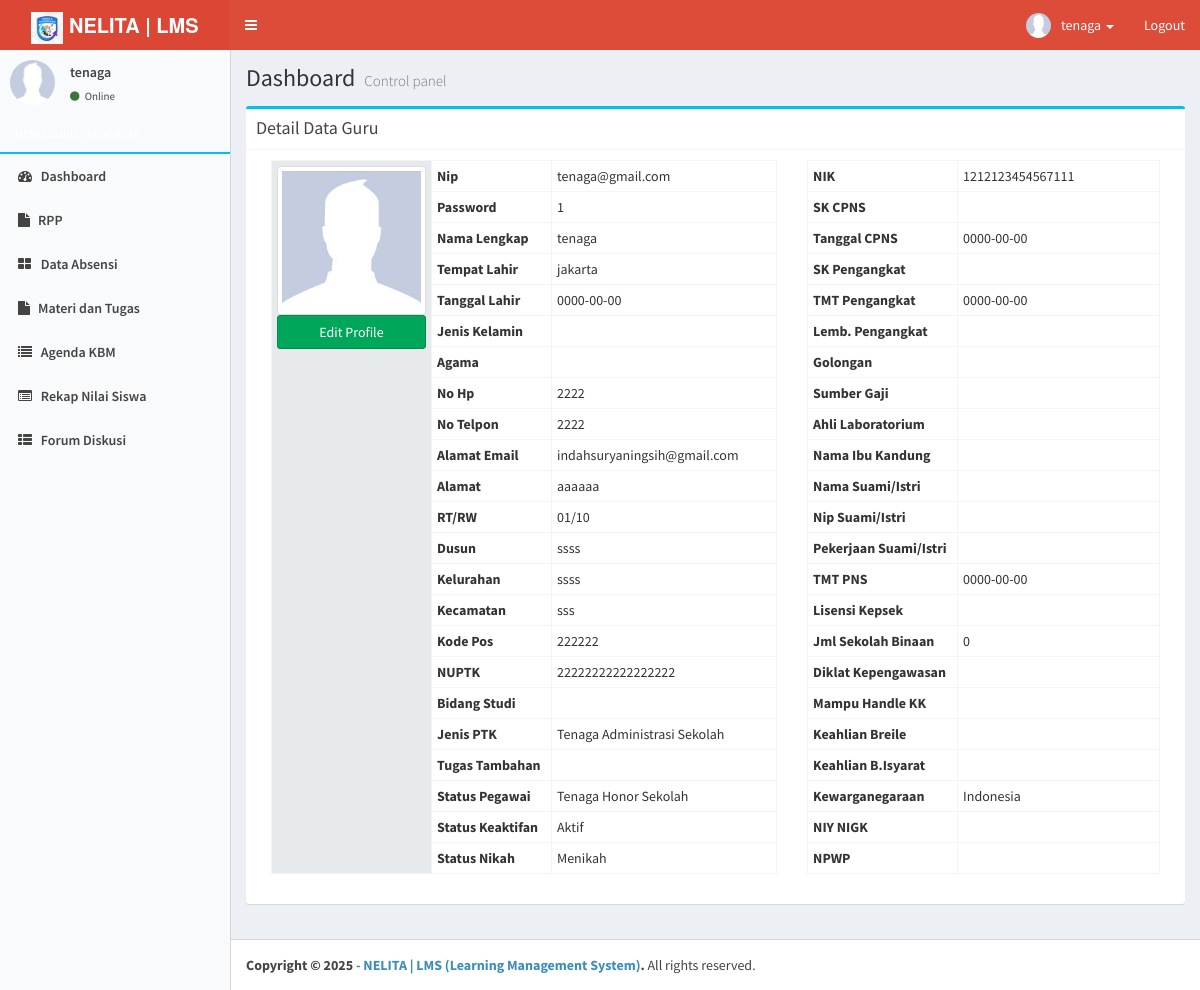
/index.php?view=guru&act=detailguru&id=tenaga@gmail.com (signed in), run on the app's committed database.
### tables this page shows
CREATE TABLE `rb_guru` (
  `nip` varchar(30) NOT NULL,
  `password` varchar(255) NOT NULL,
  `nama_guru` varchar(150) NOT NULL,
  `id_jenis_kelamin` int(5) NOT NULL,
  `tempat_lahir` varchar(150) NOT NULL,
  `tanggal_lahir` date NOT NULL,
  `nik` varchar(50) NOT NULL,
  `niy_nigk` varchar(50) NOT NULL,
  `nuptk` varchar(50) NOT NULL,
  `id_status_kepegawaian` int(5) NOT NULL,
  `id_jenis_ptk` int(5) NOT NULL,
  `pengawas_bidang_studi` varchar(150) NOT NULL,
  `id_agama` int(5) NOT NULL,
  `alamat_jalan` varchar(255) NOT NULL,
  `rt` varchar(5) NOT NULL,
  `rw` varchar(5) NOT NULL,
  `nama_dusun` varchar(100) NOT NULL,
  `desa_kelurahan` varchar(100) NOT NULL,
  `kecamatan` varchar(100) NOT NULL,
  `kode_pos` int(10) NOT NULL,
  `telepon` varchar(15) NOT NULL,
  `hp` varchar(15) NOT NULL,
  `email` varchar(150) NOT NULL,
  `tugas_tambahan` varchar(100) NOT NULL,
  `id_status_keaktifan` int(5) NOT NULL,
  `sk_cpns` varchar(150) NOT NULL,
  `tanggal_cpns` date NOT NULL,
  `sk_pengangkatan` varchar(150) NOT NULL,
  `tmt_pengangkatan` date NOT NULL,
  `lembaga_pengangkatan` varchar(150) NOT NULL,
  `id_golongan` int(5) NOT NULL,
  `keahlian_laboratorium` varchar(150) NOT NULL,
  `sumber_gaji` varchar(150) NOT NULL,
  `nama_ibu_kandung` varchar(100) NOT NULL,
  `id_status_pernikahan` int(5) NOT NULL,
  `nama_suami_istri` varchar(100) NOT NULL,
  `nip_suami_istri` varchar(30) NOT NULL,
  `pekerjaan_suami_istri` varchar(100) NOT NULL,
  `tmt_pns` date NOT NULL,
  `lisensi_kepsek` varchar(20) NOT NULL,
  `jumlah_sekolah_binaan` int(5) NOT NULL,
  `diklat_kepengawasan` varchar(20) NOT NULL,
  `mampu_handle_kk` varchar(20) NOT NULL,
  `keahlian_breile` varchar(20) NOT NULL,
  `keahlian_bahasa_isyarat` varchar(20) NOT NULL,
  `npwp` varchar(50) NOT NULL,
  `kewarganegaraan` varchar(50) NOT NULL,
  `foto` varchar(255) NOT NULL
);

CREATE TABLE `rb_jenis_ptk` (
  `id_jenis_ptk` int(5) NOT NULL,
  `jenis_ptk` varchar(100) NOT NULL,
  `keterangan` text NOT NULL
);

CREATE TABLE `rb_status_kepegawaian` (
  `id_status_kepegawaian` int(5) NOT NULL,
  `status_kepegawaian` varchar(255) NOT NULL,
  `keterangan` text NOT NULL
);

CREATE TABLE `rb_status_keaktifan` (
  `id_status_keaktifan` int(5) NOT NULL,
  `nama_status_keaktifan` varchar(255) NOT NULL,
  `keterangan` text NOT NULL
);

CREATE TABLE `rb_status_pernikahan` (
  `id_status_pernikahan` int(5) NOT NULL,
  `status_pernikahan` varchar(150) NOT NULL,
  `keterangan` text NOT NULL
);

### application/master_guru.php (the view, shortened to what this page needs)
<?php if ($_GET['act']==''){ ?>
            <div class="col-xs-12">
              <div class="box">
                <div class="box-header">
                  <h3 class="box-title">Semua Data Guru </h3>
                  <?php if($_SESSION['level']!='kepala'){ ?>
                  <a class='pull-right btn btn-primary btn-sm' href='index.php?view=guru&act=tambahguru'>Tambahkan Data Guru</a>
                  <?php } ?>
                </div>
                <div class="box-body">
                  <table id="example1" class="table table-bordered table-striped">
                    <thead>
                      <tr>
                        <th>No</th>
                        <th>NIP</th>
                        <th>Nama Lengkap</th>
                        <th>Jenis Kelamin</th>
                        <th>No Telpon</th>
                        <th>Status Pegawai</th>
                        <th>Jenis PTK</th>
                        <th>Action</th>
                      </tr>
                    </thead>
                    <tbody>
                  <?php
                    $tampil = mysql_query("SELECT * FROM rb_guru a
                                          LEFT JOIN rb_jenis_kelamin b ON a.id_jenis_kelamin=b.id_jenis_kelamin
                                            LEFT JOIN rb_status_kepegawaian c ON a.id_status_kepegawaian=c.id_status_kepegawaian
                                              LEFT JOIN rb_jenis_ptk d ON a.id_jenis_ptk=d.id_jenis_ptk
                                              ORDER BY a.nip DESC");
                    $no = 1;
                    while($r=mysql_fetch_array($tampil)){
                    $tanggal = tgl_indo($r['tgl_posting']);
                    echo "<tr><td>$no</td>
                              <td>$r[nip]</td>
                              <td>$r[nama_guru]</td>
                              <td>$r[jenis_kelamin]</td>
                              <td>$r[hp]</td>
                              <td>$r[status_kepegawaian]</td>
                              <td>$r[jenis_ptk]</td>";
                              if($_SESSION['level']!='kepala'){
                        echo "<td><center>
                                <a class='btn btn-info btn-xs' title='Lihat Detail' href='?view=guru&act=detailguru&id=$r[nip]'><span class='glyphicon glyphicon-search'></span></a>
                                <a class='btn btn-success btn-xs' title='Edit Data' href='?view=guru&act=editguru&id=$r[nip]'><span class='glyphicon glyphicon-edit'></span></a>
                                <a class='btn btn-danger btn-xs' title='Delete Data' href='#' onclick=\"konfirmasiHapus('index.php?view=guru&hapus=$r[nip]')\"><span class='glyphicon glyphicon-remove'></span></a>
                              </center></td>";
                              }else{
                                echo "<td><center>
                                <a class='btn btn-info btn-xs' title='Lihat Detail' href='?view=guru&act=detailguru&id=$r[nip]'><span class='glyphicon glyphicon-search'></span></a>
                              </center></td>";
                              }
                            echo "</tr>";
                      $no++;
                      }
                      if (isset($_GET['hapus'])){
                          mysql_query("DELETE FROM rb_guru where nip='$_GET[hapus]'");
                          echo "<script>
              setTimeout(function() {
                Swal.fire({
                  icon: 'success',
                  title: 'Berhasil',
                  text: 'Data berhasil dihapus',
                  showConfirmButton: false,
                  timer: 1500
                }).then(function() {
                  window.location = 'index.php?view=guru';
                });
              }, 100);
            </script>";
                      }
                  ?>
                    </tbody>
                  </table>
                </div>
              </div>
            </div>
<?php
}elseif($_GET['act']=='detailguru'){
    $detail = mysql_query("SELECT a.*, b.jenis_kelamin, c.status_kepegawaian, d.jenis_ptk, e.nama_agama, f.nama_status_keaktifan, g.nama_golongan, h.status_pernikahan
                                FROM rb_guru a LEFT JOIN rb_jenis_kelamin b ON a.id_jenis_kelamin=b.id_jenis_kelamin
                                  LEFT JOIN rb_status_kepegawaian c ON a.id_status_kepegawaian=c.id_status_kepegawaian
                                    LEFT JOIN rb_jenis_ptk d ON a.id_jenis_ptk=d.id_jenis_ptk
                                      LEFT JOIN rb_agama e ON a.id_agama=e.id_agama
                                        LEFT JOIN rb_status_keaktifan f ON a.id_status_keaktifan=f.id_status_keaktifan
                                          LEFT JOIN rb_golongan g ON a.id_golongan=g.id_golongan
                                            LEFT JOIN rb_status_pernikahan h ON a.id_status_pernikahan=h.id_status_pernikahan
                                              where a.nip='$_GET[id]'");
    $s = mysql_fetch_array($detail);
    echo "<div class='col-md-12'>
              <div class='box box-info'>
                <div class='box-header with-border'>
                  <h3 class='box-title'>Detail Data Guru</h3>
                </div>
              <div class='box-body'>
              <form method='POST' class='form-horizontal' action='' enctype='multipart/form-data'>
                <div class='col-md-7'>
                  <table class='table table-condensed table-bordered'>
                  <tbody>
                    <input type='hidden' name='id' value='$s[nip]'>
                    <tr><th style='background-color:#E7EAEC' width='160px' rowspan='25'>";
                        if (trim($s['foto'])==''){
                          echo "<img class='img-thumbnail' style='width:155px' src='foto_siswa/no-image.jpg'>";
                        }else{
                          echo "<img class='img-thumbnail' style='width:155px' src='foto_pegawai/$s[foto]'>";
                        }
                      if($_SESSION['level']!='kepala'){
                        echo "<a href='index.php?view=guru&act=editguru&id=$_GET[id]' class='btn btn-success btn-block'>Edit Profile</a>";
                      }
                        echo "</th>
                    </tr>
                    <tr><th width='120px' scope='row'>Nip</th>      <td>$s[nip]</td></tr>
                    <tr><th scope='row'>Password</th>               <td>$s[password]</td></tr>
                    <tr><th scope='row'>Nama Lengkap</th>           <td>$s[nama_guru]</td></tr>
                    <tr><th scope='row'>Tempat Lahir</th>           <td>$s[tempat_lahir]</td></tr>
                    <tr><th scope='row'>Tanggal Lahir</th>          <td>$s[tanggal_lahir]</td></tr>
                    <tr><th scope='row'>Jenis Kelamin</th>          <td>$s[jenis_kelamin]</td></tr>
                    <tr><th scope='row'>Agama</th>                  <td>$s[nama_agama]</td></tr>
                    <tr><th scope='row'>No Hp</th>                  <td>$s[hp]</td></tr>
                    <tr><th scope='row'>No Telpon</th>              <td>$s[telepon]</td></tr>
                    <tr><th scope='row'>Alamat Email</th>           <td>$s[email]</td></tr>
                    <tr><th scope='row'>Alamat</th>                 <td>$s[alamat_jalan]</td></tr>
                    <tr><th scope='row'>RT/RW</th>                  <td>$s[rt]/$s[rw]</td></tr>
                    <tr><th scope='row'>Dusun</th>                  <td>$s[nama_dusun]</td></tr>
                    <tr><th scope='row'>Kelurahan</th>              <td>$s[desa_kelurahan]</td></tr>
                    <tr><th scope='row'>Kecamatan</th>              <td>$s[kecamatan]</td></tr>
                    <tr><th scope='row'>Kode Pos</th>               <td>$s[kode_pos]</td></tr>
                    <tr><th scope='row'>NUPTK</th>                  <td>$s[nuptk]</td></tr>
                    <tr><th scope='row'>Bidang Studi</th>           <td>$s[pengawas_bidang_studi]</td></tr>
                    <tr><th scope='row'>Jenis PTK</th>              <td>$s[jenis_ptk]</td></tr>
                    <tr><th scope='row'>Tugas Tambahan</th>         <td>$s[tugas_tambahan]</td></tr>
                    <tr><th scope='row'>Status Pegawai</th>         <td>$s[status_kepegawaian]</td></tr>
                    <tr><th scope='row'>Status Keaktifan</th>       <td>$s[nama_status_keaktifan]</td></tr>
                    <tr><th scope='row'>Status Nikah</th>           <td>$s[status_pernikahan]</td></tr>
                  </tbody>
                  </table>
                </div>
                <div class='col-md-5'>
                  <table class='table table-condensed table-bordered'>
                  <tbody>
                    <tr><th width='150px' scope='row'>NIK</th>      <td>$s[nik]</td></tr>
                    <tr><th scope='row'>SK CPNS</th>                <td>$s[sk_cpns]</td></tr>
                    <tr><th scope='row'>Tanggal CPNS</th>           <td>$s[tanggal_cpns]</td></tr>
                    <tr><th scope='row'>SK Pengangkat</th>          <td>$s[sk_pengangkatan]</td></tr>
                    <tr><th scope='row'>TMT Pengangkat</th>         <td>$s[tmt_pengangkatan]</td></tr>
                    <tr><th scope='row'>Lemb. Pengangkat</th>       <td>$s[lembaga_pengangkatan]</td></tr>
                    <tr><th scope='row'>Golongan</th>               <td>$s[nama_golongan]</td></tr>
                    <tr><th scope='row'>Sumber Gaji</th>            <td>$s[sumber_gaji]</td></tr>
                    <tr><th scope='row'>Ahli Laboratorium</th>  <td>$s[keahlian_laboratorium]</td></tr>
                    <tr><th scope='row'>Nama Ibu Kandung</th>            <td>$s[nama_ibu_kandung]</td></tr>
                    <tr><th scope='row'>Nama Suami/Istri</th>            <td>$s[nama_suami_istri]</td></tr>
                    <tr><th scope='row'>Nip Suami/Istri</th>            <td>$s[nip_suami_istri]</td></tr>
                    <tr><th scope='row'>Pekerjaan Suami/Istri</th>            <td>$s[pekerjaan_suami_istri]</td></tr>
                    <tr><th scope='row'>TMT PNS</th>            <td>$s[tmt_pns]</td></tr>
                    <tr><th scope='row'>Lisensi Kepsek</th>            <td>$s[lisensi_kepsek]</td></tr>
                    <tr><th scope='row'>Jml Sekolah Binaan</th>            <td>$s[jumlah_sekolah_binaan]</td></tr>
                    <tr><th scope='row'>Diklat Kepengawasan</th>            <td>$s[diklat_kepengawasan]</td></tr>
                    <tr><th scope='row'>Mampu Handle KK</th>            <td>$s[mampu_handle_kk]</td></tr>
                    <tr><th scope='row'>Keahlian Breile</th>            <td>$s[keahlian_breile]</td></tr>
                    <tr><th scope='row'>Keahlian B.Isyarat</th>            <td>$s[keahlian_bahasa_isyarat]</td></tr>
                    <tr><th scope='row'>Kewarganegaraan</th>            <td>$s[kewarganegaraan]</td></tr>
                    <tr><th scope='row'>NIY NIGK</th>            <td>$s[niy_nigk]</td></tr>
                    <tr><th scope='row'>NPWP</th>                   <td>$s[npwp]</td></tr>
                  </tbody>
                  </table>
                </div>
              </div>
            </div>";
}
?>

### main-header.php (shortened to what this page needs)
<div align="left"><a href="index.php" class="logo">
  <span class="logo-lg"><img src="foto_pegawai/logosmkn5.jpg" width="32" /><b> NELITA | LMS </b></span>
</a>
</div>
<nav class="navbar navbar-static-top" role="navigation">
  <a href="#" class="sidebar-toggle" data-toggle="offcanvas" role="button">
  </a>
  <div class="navbar-custom-menu">
    <ul class="nav navbar-nav">
      <li class="dropdown user user-menu">
        <a href="#" class="dropdown-toggle" data-toggle="dropdown">
          <img src="<?php echo $foto; ?>" class="user-image" alt="User Image">
          <span class="hidden-xs"><?php echo $nama; ?></span> <span class='caret'></span>
        </a>
      </li>
      <li><a href="#" onclick="konfirmasiLogout('logout.php'); return false;">Logout</a></li>
    </ul>
  </div>
</nav>

### menu-guru.php
<section class="sidebar">
          <div class="user-panel">
            <div class="pull-left image">
              <img src="<?php echo $foto; ?>" class="img-circle" alt="User Image">
            </div>
            <div class="pull-left info">
              <p><?php echo $nama; ?></p>
              <a href="#"><i class="fa fa-circle text-success"></i> Online</a>
            </div>
          </div>
          <ul class="sidebar-menu">
            <li class="header" style='color:#fff; text-transform:uppercase; border-bottom:2px solid #00c0ef'>MENU <?php echo $level; ?></li>
            <li><a href="index.php"><i class="fa fa-dashboard"></i> <span>Dashboard</span></a></li>
            <li><a href="index.php?view=bahantugas1&act=listbahantugasguru"><i class="fa fa-file"></i><span>RPP</span></a></li>
            <li><a href="index.php?view=absensiswa&act=detailabsenguru"><i class="fa fa-th-large"></i> <span>Data Absensi</span></a></li>
            <li><a href="index.php?view=bahantugas&act=listbahantugasguru"><i class="fa fa-file"></i><span>Materi dan Tugas</span></a></li>
            <li><a href="index.php?view=journalguru"><i class="fa fa-list"></i> <span>Agenda KBM</span></a></li>
            <li><a href="index.php?view=rekapnilai"><i class="fa fa-list-alt"></i> <span>Rekap Nilai Siswa</span></a></li>
            <li><a href="index.php?view=forum&act=detailguru"><i class="fa fa-th-list"></i> <span>Forum Diskusi</span></a></li>
        </section>

### data on the page
rb_guru: nama_guru "tenaga", nip "tenaga@gmail.com", password "1", tempat_lahir "jakarta", tanggal_lahir "0000-00-00", hp "2222", telepon "2222", email "indahsuryaningsih@gmail.com", alamat_jalan "aaaaaa", rt "01", rw "10", nama_dusun "ssss", desa_kelurahan "ssss", kecamatan "sss", kode_pos "222222", nuptk "22222222222222222", id_jenis_ptk.jenis_ptk "Tenaga Administrasi Sekolah", id_status_kepegawaian.status_kepegawaian "Tenaga Honor Sekolah", id_status_keaktifan.nama_status_keaktifan "Aktif", id_status_pernikahan.status_pernikahan "Menikah", nik "1212123454567111", tanggal_cpns "0000-00-00", tmt_pengangkatan "0000-00-00", tmt_pns "0000-00-00", jumlah_sekolah_binaan "0", kewarganegaraan "Indonesia"
